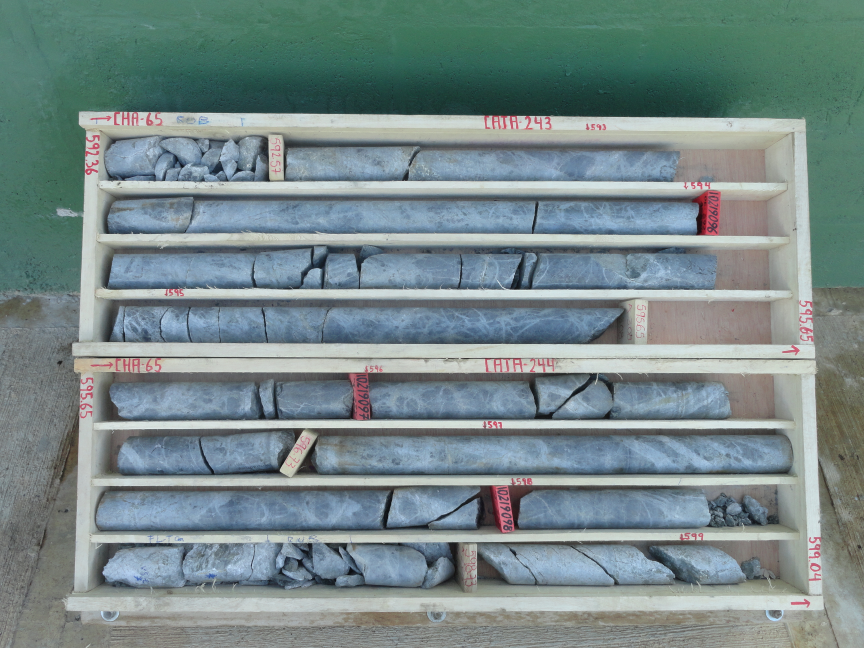
#> input picture drill_hole/DSC05090.JPG, 2592 x 1944 px (shown at 1/3 size)
$ python core_samples.py drill_hole
#> lines starting #> are read from the running program, lines starting #| are printed output that depends on the picture; after the words box and inside, x2 and y2 are one past the last pixel; in counts of white or black regions, pixels touching at a corner belong together
import sys, os
import glob
import cv2
import numpy as np


def contours(path_to_image, subfolder):
#> called with path_to_image = 'drill_hole/DSC05090.JPG', subfolder = '0'
    try:
        os.mkdir('results/'+subfolder)
    except Exception as e:
        print(e)
        pass

    img = cv2.imread(path_to_image)
#> img is the input picture: shape (1944, 2592, 3); mean B, G, R 137.4, 136.6, 118.9
    img = cv2.cvtColor(img, cv2.COLOR_BGR2HSV)  # convert to hsv
#> img: shape (1944, 2592, 3); mean H, S, V 80.6, 54.1, 144.1
    # min and max are the boundaries which the cv2.inRange function will apply to hsv format to get an threshhold image
    # min and max are approximate and will need to be defined more precisely if accuracy of other samples is poor
    min = np.array((50, 20, 20), np.uint8)
    max = np.array((155, 140, 170), np.uint8)

    blurred = cv2.GaussianBlur(img, (21, 21), 0)
#> blurred: shape (1944, 2592, 3); mean H, S, V 80.6, 54.1, 144.1

    # locate the box using Canny edge detection operator
    canny = cv2.Canny(blurred, 100, 150, apertureSize=3)
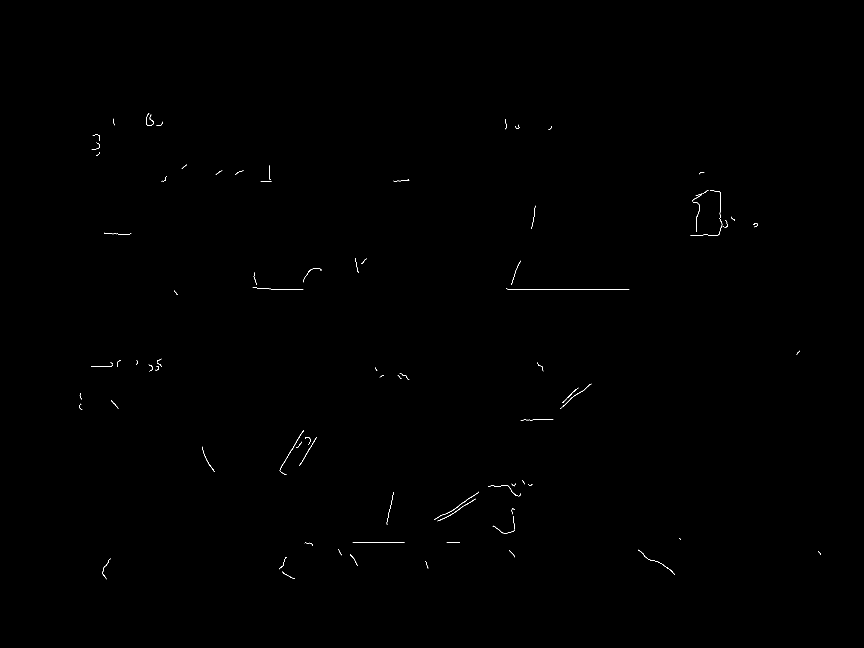
#> canny: shape (1944, 2592) (shown at 1/3 size); 0.1% white in thin lines or dots, all inside (x1, y1, x2, y2) = (238, 339, 2463, 1738)
    pts = np.argwhere(canny > 0)
#> pts = 5050 pairs, first value 339 to 1737, second value 238 to 2462
    y1, x1 = pts.min(axis=0)
#> y1 = 339; x1 = 238
    y2, x2 = pts.max(axis=0)
#> y2 = 1737; x2 = 2462
    # crop the box
    cropped_orig = img[y1:y2, x1:x2]
#> cropped_orig: shape (1398, 2224, 3); mean H, S, V 86, 45.5, 157.8

    # threshold by color
    thresh = cv2.inRange(cropped_orig, min, max)
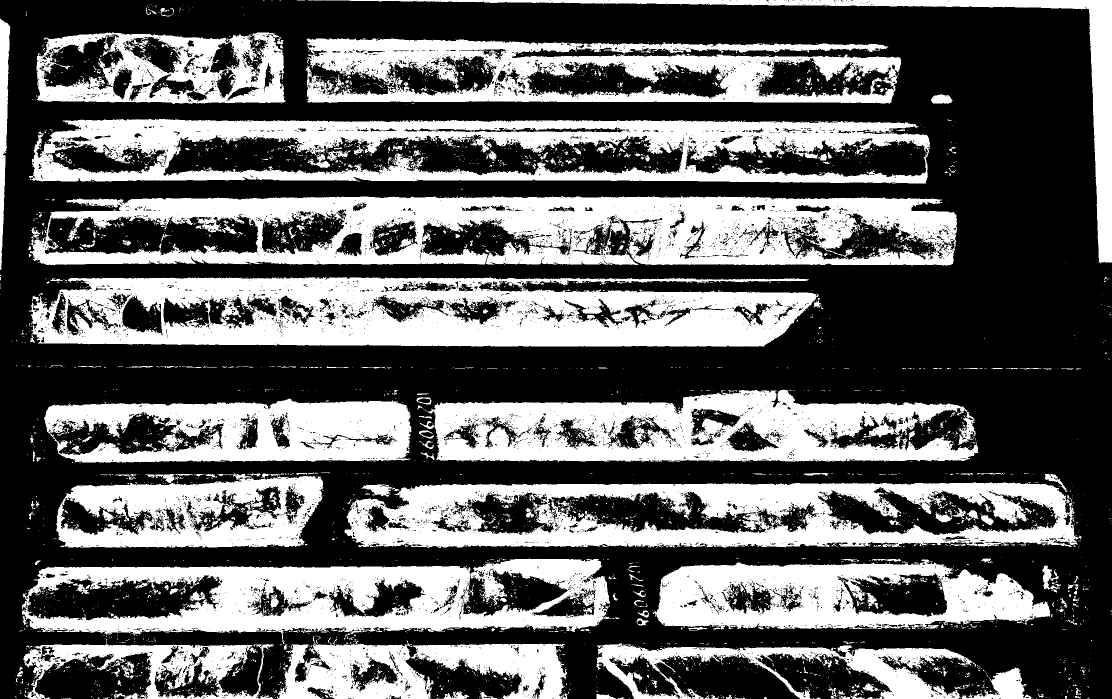
#> thresh: shape (1398, 2224) (shown at 1/2 size); 39.2% white; 5128 white regions (4741 under 20 px)
    # find the contours. Maybe useful to check other methods of approximation
    contours0, hierarchy = cv2.findContours(thresh.copy(), cv2.RETR_EXTERNAL, cv2.CHAIN_APPROX_SIMPLE)
#> contours0 = 2049 contours, 1927 with area under 20; largest, box (x1, y1, x2, y2) and area: (60, 392, 1914, 531) 222141, (58, 238, 1860, 367) 208226, (59, 554, 1638, 694) 187796, (689, 965, 2163, 1096) 170594, (43, 1117, 1238, 1278) 146402

    i = 0
    # check all contours
    for cnt in contours0:
        if len(cnt) > 400:

            rect = cv2.minAreaRect(cnt)  # try to set an rechtangle

            area = int(rect[1][0] * rect[1][1])  # area of rechtangle

            if 10000 < area < 500000:  # if the area of rechtangle is big enough

                [X, Y, W, H] = cv2.boundingRect(cnt)

                crop_img = cropped_orig[Y:Y+H, X:X+W]
                crop_img = cv2.cvtColor(crop_img, cv2.COLOR_HSV2BGR)
                cv2.imwrite('results/'+subfolder+'/'+str(i)+'.jpg', crop_img)
                i=i+1
#> this loop made 2049 passes
#> (rect, area, X, Y, W, H) on passes 661, 693, 706, 969, 988, 1135, 1216, 1359, 1412: (((1571.9, 1344.1), (109.8, 758.1), -89.62), 83267, 1193, 1287, 759, 111), (((844.5, 1339), (116, 581), -90), 67396, 554, 1281, 582, 117), (((297, 1337.5), (119, 500), -90), 59499, 47, 1278, 501, 120), (((1703, 1188.5), (139, 794), -90), 110366, 1306, 1119, 795, 140), (((639.6, 1199.9), (1193.4, 151.7), -0.967), 180994, 43, 1117, 1195, 161), (((1425.4, 1030.1), (1473, 128.3), -0.101), 189045, 689, 965, 1474, 131), (((379, 1020.9), (534.5, 146.8), -0.363), 78465, 112, 947, 535, 148), (((455.5, 860.4), (734.9, 126.1), -0.166), 92697, 88, 797, 736, 128), (((1398, 851.1), (1115.9, 143.6), -0.114), 160224, 840, 779, 1117, 145)
#> (rect, area) on pass 2042: (((1436.5, 263), (526, 1573), -90), 827398)
#> after the loop, i = 14


try:
    folderName = sys.argv[1]
except:
    print("Usage: python core_samples.py someFolder")
    sys.exit(1)

filePaths = glob.glob(folderName + "/*.JPG") #search all JPG in the folder

subfolder = 0

for filePath in filePaths:
    contours(filePath, str(subfolder))
    subfolder = subfolder+1
#> pass 2 of the loop `for filePath in filePaths:`:
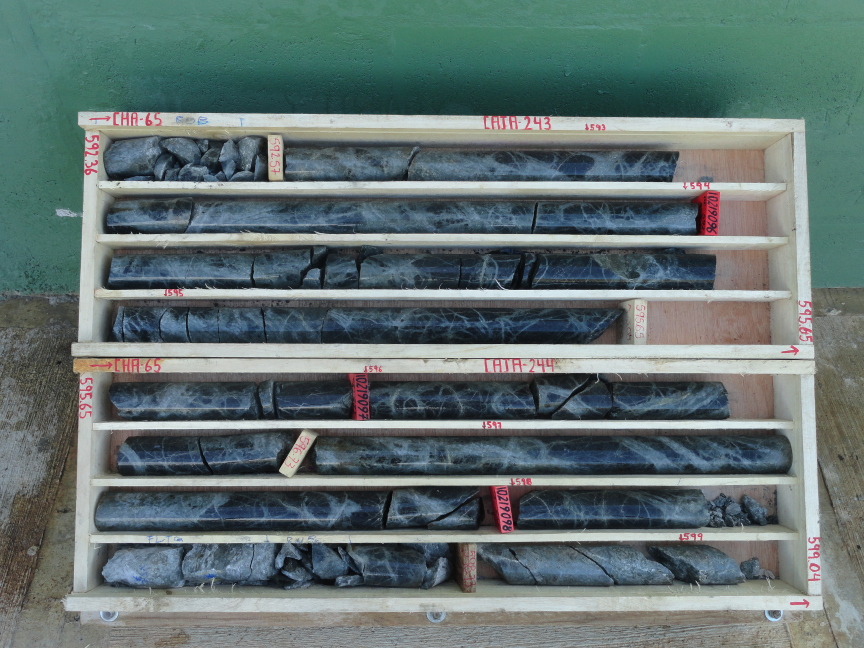
#> input picture drill_hole/DSC05091.JPG, 2592 x 1944 px (shown at 1/3 size)
#> in contours, img is the input picture: shape (1944, 2592, 3); mean B, G, R 113.3, 114, 98.4
#> img: shape (1944, 2592, 3); mean H, S, V 79.7, 62.4, 120.3
#> blurred: shape (1944, 2592, 3); mean H, S, V 79.7, 62.4, 120.3
#> in contours (call 2), `canny = cv2.Canny(blurred, 100, 150, apertureSize=3)`:
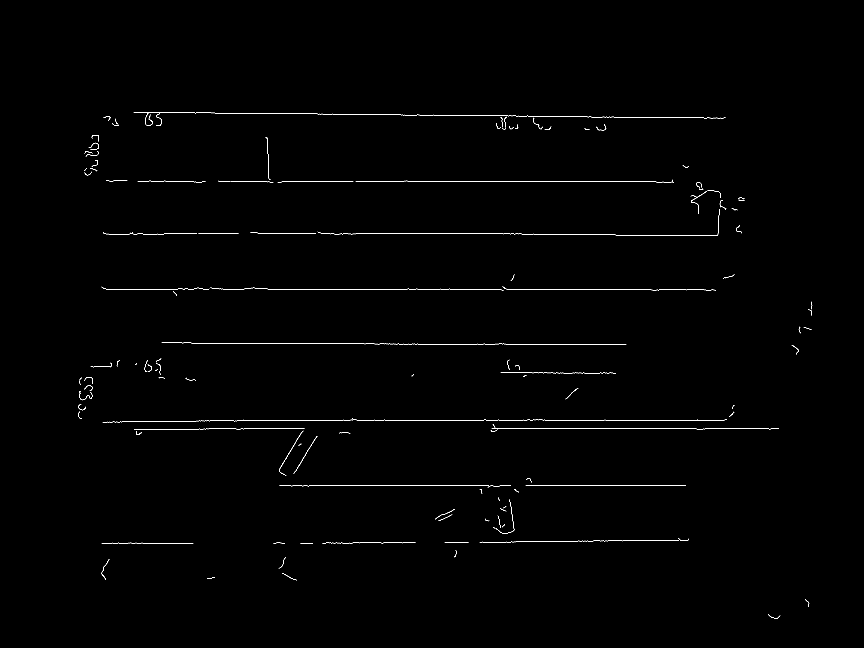
#> canny: shape (1944, 2592) (shown at 1/3 size); 0.37% white in thin lines or dots, all inside (x1, y1, x2, y2) = (235, 336, 2437, 1856)
#> pts = 18642 pairs, first value 336 to 1855, second value 235 to 2436
#> y1 = 336; x1 = 235
#> y2 = 1855; x2 = 2436
#> cropped_orig: shape (1519, 2201, 3); mean H, S, V 84.1, 53.6, 123.2
#> in contours (call 2), `thresh = cv2.inRange(cropped_orig, min, max)`:
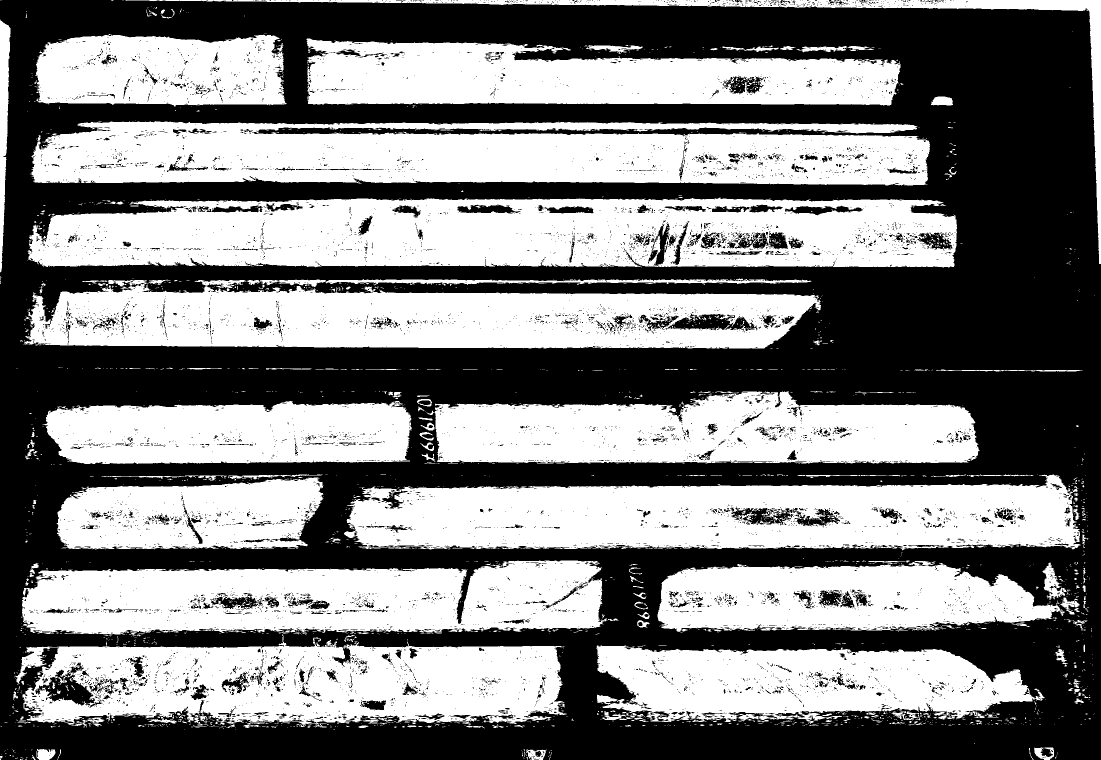
#> thresh: shape (1519, 2201) (shown at 1/2 size); 50.4% white; 8509 black regions (7994 under 20 px)
#> contours0 = 2134 contours, 2012 with area under 20; largest, box (x1, y1, x2, y2) and area: (55, 395, 1914, 535) 231998, (63, 242, 1860, 371) 193412, (688, 949, 2161, 1101) 173729, (49, 560, 1642, 697) 165646, (32, 1269, 1133, 1456) 151302
#> the loop in contours (call 2), `for cnt in contours0:` made 2134 passes
#> (rect, area, X, Y, W, H) on passes 662, 732, 1049, 1071, 1293, 1344: (((1640.2, 1370.9), (152.6, 895.9), -89.47), 136727, 1193, 1291, 896, 157), (((582, 1362), (186, 1100), -90), 204600, 32, 1269, 1101, 187), (((1721.2, 1192.2), (813.1, 138.4), -0.527), 112505, 1315, 1122, 814, 143), (((627.8, 1199.7), (1170.7, 142.1), -1.07), 166361, 43, 1121, 1172, 148), (((380.2, 1035.1), (535, 140.7), -2.33), 75291, 113, 955, 534, 144), (((1423.7, 1027.6), (1471.9, 149.3), -0.336), 219794, 688, 949, 1473, 152)
#> after the loop in contours (call 2), `for cnt in contours0:`: i = 14

print('Cropped images are placed in /results/ folder')
